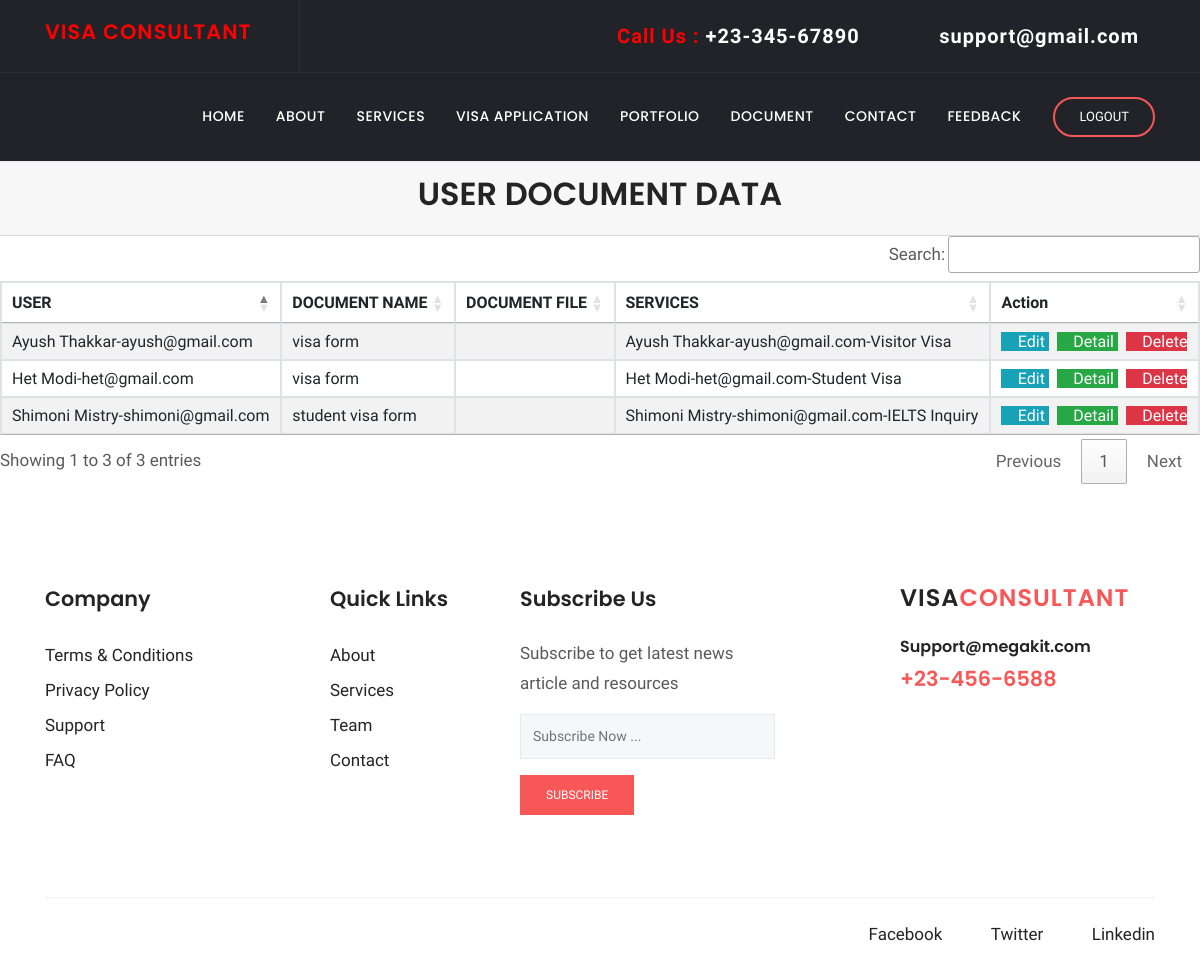
/documents/view/, run on the app's committed database.
### documents/models.py (models this page shows, shortened)
class document(models.Model):
    client=models.ForeignKey(user,on_delete=models.CASCADE, related_name='document', null=True, blank=True)
    DOCUMENT_NAME=models.CharField(max_length=20, null=True, blank=True)
    DOCUMENT_FILE=models.FileField(default="",upload_to="profile", blank=True,null=True)
    services=models.ForeignKey(service,on_delete=models.CASCADE, related_name='document', blank=True,null=True)

### client/models.py (models this page shows, shortened)
class user(models.Model):
    EMAIL_ID=models.CharField(max_length=25, null=True, blank=True)
    PHONE_NO=models.IntegerField(null=True, blank=True)
    PASSWORD=models.CharField(max_length=25, null=True, blank=True)
    NAME=models.CharField(max_length=25, null=True, blank=True)
    choice1=(
        ('male','male'),
        ('female','female'),
        ('other','other')
    )
    GENDER=models.CharField(max_length=25,choices=choice1, null=True, blank=True)
    ADDRESS=models.TextField(max_length=25, null=True, blank=True)
    ROLE=models.IntegerField(null=True, blank=True)
    choice2=(
        ('ACTIVE','ACTIVE'),
        ('INACTIVE','INACTIVE')
    )
    STATUS=models.CharField(max_length=25,choices=choice2, null=True, blank=True)
    def __str__(self):
        return f"{self.NAME}-{self.EMAIL_ID}"

### services/models.py (models this page shows, shortened)
class service(models.Model):
    client=models.ForeignKey(user,on_delete=models.CASCADE, related_name='service', null=True, blank=True)
    choice=(
        ('IELTS Inquiry','IELTS Inquiry'),
        ('Immigration Visa', 'Immigration Visa'),
        ('Non-Immigration Visa', 'Non-Immigration Visa'),
        ('Visitor Visa', 'Visitor Visa'),
        ('Student Visa', 'Student Visa'),
        ('Business Visa', 'Business Visa'),
        ('Permanent Residence', 'Permanent Residence')
    )
    SERVICE_NAME=models.CharField(max_length=25, choices=choice, null=True, blank=True)
    def __str__(self):
        return f"{self.client}-{self.SERVICE_NAME}"

### documents/views.py (the view)
# urls.py: path('view/', ListDocumentView.as_view(), name='document-view'),
class ListDocumentView(ListView):
    model = document
    context_object_name = 'blog'
    template_name = 'documents/document_list.html'

### documents/templates/documents/document_list.html (shortened to what this page needs)
{% load static %}
{% block extra_css %}
      <link rel="stylesheet" href="{% static 'plugins/bootstrap/css/bootstrap.min.css' %}">
      <link rel="stylesheet" href="{% static 'plugins/themify/css/themify-icons.css' %}">
      <link rel="stylesheet" href="{% static 'plugins/fontawesome/css/all.css' %}">
      <link rel="stylesheet" href="{% static 'plugins/magnific-popup/dist/magnific-popup.css' %}">
      <link rel="stylesheet" href="{% static 'plugins/slick-carousel/slick/slick.css' %}">
      <link rel="stylesheet" href="{% static 'plugins/slick-carousel/slick/slick-theme.css' %}">
      <link rel="stylesheet" href="{% static 'css/style.css' %}">
<link rel="stylesheet" href="https://cdn.datatables.net/1.10.25/css/jquery.dataTables.min.css">
<link rel="stylesheet" href="https://cdn.datatables.net/buttons/1.7.1/css/buttons.dataTables.min.css">
<link rel="stylesheet" href="https://cdn.datatables.net/searchbuilder/1.1.0/css/searchBuilder.dataTables.min.css">
<link rel="stylesheet" href="https://cdn.datatables.net/datetime/1.1.0/css/dataTables.dateTime.min.css">
<link rel="stylesheet" href="https://cdn.datatables.net/1.10.25/css/jquery.dataTables.min.css">
<link rel="stylesheet" href="https://cdn.datatables.net/colreorder/1.5.4/css/colReorder.dataTables.min.css">
{% endblock %}
{% block body %}
<header class="navigation">
	<div class="header-top ">
		<div class="container">
			<div class="row justify-content-between align-items-center">
				<div class="col-lg-3 col-md-3">
					<div class="header-top-socials text-left text-lg-left text-md-left">
                        <div>
                          <a class="navbar-brand" href="{% url 'index' %}">
                            <span>
                                <h4 STYLE="color: red">VISA CONSULTANT</h4>
                            </span>
                          </a>
                        </div>
					</div>
				</div>
				<div class="col-lg-8 col-md-8 text-center text-lg-right text-md-right">
					<div class="header-top-info">
						<a href="tel:+23-345-67890" class="navbar-brand" style="color: red">Call Us : <span>+23-345-67890</span></a>
						<a href="mailto:support@gmail.com" class="navbar-brand" style="color: red"><i class="fa fa-envelope mr-2"></i><span>support@gmail.com</span></a>
					</div>
				</div>
			</div>
		</div>
	</div>
	<nav class="navbar navbar-expand-lg  py-4" id="navbar">
		<div class="container">
		  <div class="collapse navbar-collapse text-center" id="navbarsExample09">
			<ul class="navbar-nav ml-auto">
			  <li class="nav-item active">
				<a class="nav-link" href="{% url 'index' %}">Home <span class="sr-only">(current)</span></a>
			  </li>
			  <li class="nav-item dropdown">
					<a class="nav-link dropdown-toggle" href="{% url 'about' %}" id="dropdown03" data-toggle="dropdown" aria-haspopup="true" aria-expanded="false">About</a>
			  </li>
			   <li class="nav-item dropdown">
					<a class="nav-link dropdown-toggle" href="{% url 'service_form' %}" id="dropdown05" data-toggle="dropdown" aria-haspopup="true" aria-expanded="false">Services</a>
			  </li>
			   <li class="nav-item dropdown">
					<a class="nav-link dropdown-toggle" href="{% url 'visa_form' %}" id="dropdown05" data-toggle="dropdown" aria-haspopup="true" aria-expanded="false">Visa Application</a>
			  </li>
			   <li class="nav-item"><a class="nav-link" href="{% url 'project' %}">Portfolio</a></li>
			   <li class="nav-item dropdown">
					<a class="nav-link dropdown-toggle" href="{% url 'document_form' %}" id="dropdown05" data-toggle="dropdown" aria-haspopup="true" aria-expanded="false">Document</a>
			  </li>
			   <li class="nav-item"><a class="nav-link" href="{% url 'contact_form' %}">Contact</a></li>
			   <li class="nav-item"><a class="nav-link" href="{% url 'feedback_form' %}">Feedback</a></li>
			</ul>
			<form class="form-lg-inline my-2 my-md-0 ml-lg-4 text-center">
			  <a href="{% url 'logout' %}" class="btn btn-solid-border btn-round-full">Logout</a>
			</form>
		  </div>
		</div>
	</nav>
</header>
              <div class="card-header">
                  <h2 align="center"> USER DOCUMENT DATA </h2>
              </div>
                <table id="example1" class="table table-bordered table-striped" id="example1">
                  <thead>
                  <tr>
                      <th>USER</th>
                      <th>DOCUMENT NAME</th>
                      <th>DOCUMENT FILE</th>
                      <th>SERVICES</th>
                      <th>Action</th>
                  </tr>
                  </thead>
                    <tbody>
                        {% for document in blog %}
                        <tr>
                            <td>{{ document.client }}</td>
                            <td>{{ document.DOCUMENT_NAME }}</td>
                            <td>{{ document.DOCUMENT_FILE }}</td>
                            <td>{{ document.services }}</td>
                            <td>
                                <a href="{% url 'document-update'  document.id %}" class="btn-info" >
                                    <i class="fas fa-pencil-alt"></i> Edit
                                </a>
                                <a href="{% url 'document-detail'  document.id %}" class="btn-success">
                                    <i class="fas fa-file-invoice"></i> Detail
                                </a>
                                <a href="{% url 'document-delete'  document.id %}" class="btn-danger">
                                    <i class="fas fa-trash-alt"></i> Delete
                                </a>
                            </td>
                        </tr>
                    {% endfor %}
                  </tbody>
                </table>
<footer class="footer section">
	<div class="container">
		<div class="row">
			<div class="col-lg-3 col-md-6 col-sm-6">
				<div class="widget">
					<h4 class="text-capitalize mb-4">Company</h4>
					<ul class="list-unstyled footer-menu lh-35">
						<li><a href="#">Terms & Conditions</a></li>
						<li><a href="#">Privacy Policy</a></li>
						<li><a href="#">Support</a></li>
						<li><a href="#">FAQ</a></li>
					</ul>
				</div>
			</div>
			<div class="col-lg-2 col-md-6 col-sm-6">
				<div class="widget">
					<h4 class="text-capitalize mb-4">Quick Links</h4>
					<ul class="list-unstyled footer-menu lh-35">
						<li><a href="{% url 'about' %}">About</a></li>
						<li><a href="{% url 'service_form' %}">Services</a></li>
						<li><a href="{% url 'about' %}">Team</a></li>
						<li><a href="{% url 'contact_form' %}">Contact</a></li>
					</ul>
				</div>
			</div>
			<div class="col-lg-3 col-md-6 col-sm-6">
				<div class="widget">
					<h4 class="text-capitalize mb-4">Subscribe Us</h4>
					<p>Subscribe to get latest news article and resources  </p>
					<form action="#" class="sub-form">
						<input type="text" class="form-control mb-3" placeholder="Subscribe Now ...">
						<a href="#" class="btn btn-main btn-small">subscribe</a>
					</form>
				</div>
			</div>
			<div class="col-lg-3 ml-auto col-sm-6">
				<div class="widget">
					<div class="logo mb-4">
						<h3>VISA<span>CONSULTANT</span></h3>
					</div>
					<h6><a href="tel:+23-345-67890" >Support@megakit.com</a></h6>
					<a href="mailto:support@gmail.com"><span class="text-color h4">+23-456-6588</span></a>
				</div>
			</div>
		</div>
		<div class="footer-btm pt-4">
			<div class="row">
				<div class="col-lg-6">
				</div>
				<div class="col-lg-6 text-left text-lg-right">
					<ul class="list-inline footer-socials">
						<li class="list-inline-item"><a href="https://www.facebook.com/saleducationsal/"><i class="ti-facebook mr-2"></i>Facebook</a></li>
						<li class="list-inline-item"><a href="https://mobile.twitter.com/salcampus"><i class="ti-twitter mr-2"></i>Twitter</a></li>
						<li class="list-inline-item"><a href="https://www.linkedin.com/school/sal-college-of-engineering-113-/"><i class="ti-linkedin mr-2 "></i>Linkedin</a></li>
					</ul>
				</div>
			</div>
		</div>
	</div>
</footer>
{% endblock %}

### client/static/css/style.css (style rules this page uses)
h1, .h1, h2, .h2, h3, .h3, h4, .h4, h5, .h5, h6, .h6 { font-family: "Poppins", sans-serif; font-weight: 600; color: #242424; }
h2, .h2 { font-size: 2rem; font-weight: 600; line-height: 42px; }
h3, .h3 { font-size: 1.5rem; }
h4, .h4 { font-size: 1.3rem; line-height: 30px; }
h6, .h6 { font-size: 1rem; }
p { line-height: 30px; }
input[type="email"], input[type="password"], input[type="text"], input[type="tel"] { box-shadow: none; height: 45px; outline: none; font-size: 14px; }
.form-control { box-shadow: none; border-radius: 0; }
.btn { display: inline-block; font-size: 14px; font-size: 0.8125rem; font-weight: 400; padding: 1rem 2.5rem; text-transform: uppercase; border-radius: 0; transition: all 0.2s ease; }
.btn-main, .btn-transparent, .btn-small { background: #f75757; color: #fff; transition: all 0.2s ease; }
.btn-solid-border { border: 2px solid #f75757; background: transparent; color: #242424; }
.btn-small { padding: 10px 25px; font-size: 12px; }
.btn-round-full { border-radius: 50px; }
.section { padding: 100px 0; }
.text-color { color: #f75757; }
a { color: #242424; text-decoration: none; }
#navbar { background: #222328; box-shadow: 0 1px 2px rgba(0, 0, 0, 0.05); }
#navbar li { padding-left: 15px; }
#navbar .nav-link { font-family: "Poppins", sans-serif; font-weight: 500; color: #fff; text-transform: uppercase; font-size: 14px; letter-spacing: .5px; transition: all .25s ease; }
#navbar .btn { padding: .5rem 1.5rem; color: #fff; }
.header-top { background: #222328; color: #919194; border-bottom: 1px solid rgba(255, 255, 255, 0.05); }
.header-top .header-top-socials { border-right: 1px solid rgba(255, 255, 255, 0.05); padding: 12px 0px; }
.header-top .header-top-socials a { color: #919194; margin-right: 15px; font-size: 16px; }
.header-top .header-top-info { color: #919194; font-size: 16px; }
.header-top .header-top-info a span { color: #fff; }
.header-top .header-top-info a { margin-left: 35px; color: #919194; }
.navbar-brand { color: #fff; font-weight: 600; letter-spacing: 1px; }
.navbar-brand span { color: #f75757; }
.dropdown-toggle::after { display: none; }
.widget { margin-bottom: 30px; padding-bottom: 35px; }
.footer { padding-bottom: 10px; }
.lh-35 { line-height: 35px; }
.logo { color: #242424; font-weight: 600; letter-spacing: 1px; }
.logo span { color: #f75757; }
.sub-form { position: relative; }
.sub-form .form-control { border: 1px solid rgba(0, 0, 0, 0.06); background: #f5f8f9; }
.footer-btm { border-top: 1px solid rgba(0, 0, 0, 0.06); }
.footer-socials li a { margin-left: 15px; }

### data on the page
document: client "Het Modi-het@gmail.com", DOCUMENT_NAME "visa form", services "Het Modi-het@gmail.com-Student Visa"
document: client "Ayush Thakkar-ayush@gmail.com", DOCUMENT_NAME "visa form", services "Ayush Thakkar-ayush@gmail.com-Visitor Visa"
document: client "Shimoni Mistry-shimoni@gmail.com", DOCUMENT_NAME "student visa form", services "Shimoni Mistry-shimoni@gmail.com-IELTS Inquiry"
